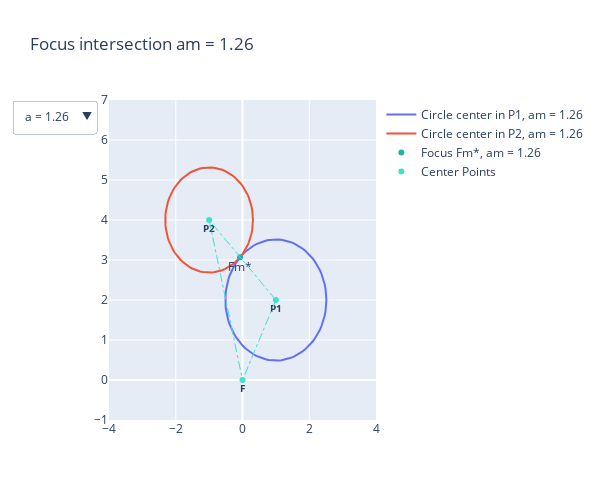

Notebook code for this chart:
### Code cell
fig = go.Figure()

#para a = 1.3
fig.add_trace(go.Scatter(x=circulo1[0][0], y=circulo1[0][1], mode="lines", name=f"Circle center in P1, am = {np.round(a[0], 2)}"))
fig.add_trace(go.Scatter(x=circulo2[0][0], y=circulo2[0][1], mode="lines", name=f"Circle center in P2, am = {np.round(a[0], 2)}"))

fig.add_trace(go.Scatter(x=[F2_list[0][0]], y=[F2_list[0][1]], mode="markers+text", 
                         text=["Fm*"], textposition="bottom center", textfont=dict(size=12), 
                         marker = dict(color=["LightSeaGreen", "LightSeaGreen"]), name=f"Focus Fm*, am = {np.round(a[0], 2)}"))

#para a = 1.5
fig.add_trace(go.Scatter(x=circulo1[1][0], y=circulo1[1][1], mode="lines", name=f"Circle center in P1, a = {a[1]}", visible=False))
fig.add_trace(go.Scatter(x=circulo2[1][0], y=circulo2[1][1], mode="lines", name=f"Circle center in P2, a = {a[1]}", visible=False))

fig.add_trace(go.Scatter(x=[F1_list[1][0], F2_list[1][0]], y=[F1_list[1][1], F2_list[1][1]], mode="markers+text", 
                         text=["F1**", "F1*"], textposition="bottom center", textfont=dict(size=12), 
                         marker = dict(color=["LightSeaGreen", "LightSeaGreen"]), name=f"Focus F1*, F1** a = {a[1]}", visible=False))

#para a = 1.7
fig.add_trace(go.Scatter(x=circulo1[2][0], y=circulo1[2][1], mode="lines", name=f"Circle center in P1, a = {a[2]}", visible=False))
fig.add_trace(go.Scatter(x=circulo2[2][0], y=circulo2[2][1], mode="lines", name=f"Circle center in P2, a = {a[2]}", visible=False))

fig.add_trace(go.Scatter(x=[F1_list[2][0], F2_list[2][0]], y=[F1_list[2][1], F2_list[2][1]], mode="markers+text", 
                         text=["F2**", "F2*"], textposition="bottom center", textfont=dict(size=12), 
                         marker = dict(color=["LightSeaGreen", "LightSeaGreen"]), name=f"Focus F2*, F2** a = {a[2]}", visible=False))

fig.add_trace(go.Scatter(x=[P1[0], P2[0], F[0]], y=[P1[1], P2[1], F[1]], mode="markers+text", 
                         text=["<b>P1</b>", "<b>P2</b>", "<b>F</b>"], textposition="bottom center", textfont=dict(size=10), 
                         marker = dict(color=["turquoise", "turquoise", "turquoise"]), name="Center Points", visible=True))

fig.add_shape(type="line", xref="x", yref="y", x0=P1[0], y0=P1[1], x1=P2[0], y1=P2[1], visible=True,
              line=dict(
                        color="turquoise",
                        width=1,
                        dash="dashdot"))

fig.add_shape(type="line", xref="x", yref="y", x0=P1[0], y0=P1[1], x1=F[0], y1=F[1], visible=True,
              line=dict(
                        color="turquoise",
                        width=1,
                        dash="dashdot"))

fig.add_shape(type="line", xref="x", yref="y", x0=P2[0], y0=P2[1], x1=F[0], y1=F[1], visible=True,
              line=dict(
                        color="turquoise",
                        width=1,
                        dash="dashdot"))

fig.update_layout(
    updatemenus=[
        dict(
            active=0,
            buttons=list([
                dict(label=f"a = {np.round(a[0], 2)}",
                     method="update",
                     args=[{"visible": [True, True, True, False, False, False, False, False, False]},
                           {"title": "Focus intersection a = 1.3"}]),
                dict(label=f"a = {a[1]}",
                     method="update",
                     args=[{"visible": [False, False, False, True, True, True, False, False, False, True, True, True]},
                           {"title": "Focus intersection a = 1.5"}]),
                dict(label=f"a = {a[2]}",
                     method="update",
                     args=[{"visible": [False, False, False, False, False, False, True, True, True, True, True, True]},
                           {"title": "Focus intersection a = 1.7"}]),           
                dict(label="All",
                     method="update",
                     args=[{"visible": [True, True, True, True, True, True, True, True, True]},
                           {"title": "Focus intersection varying the value of a"}]),
               
            ]),
        )
    ])

# Set title
fig.update_layout(title=dict(text=f"Focus intersection am = {np.round(a[0], 2)}"), width=600, height=500)
fig.update_xaxes(range=[-4, 4])
fig.update_yaxes(range=[-1, 7])

fig.show()

### Figure 1 — Plotly figure (JSON) as saved in the notebook; plotly's stock layout.template omitted (floating-point values rounded to 4 significant figures)
{"data": [{"mode": "lines", "name": "Circle center in P1, am = 1.26", "type": "scatter", "x": [2.514, 2.511, 2.502, 2.487, 2.466, 2.439, 2.406, 2.367, 2.323, 2.274, 2.219, 2.16, 2.096, 2.027, 1.955, 1.878, 1.798, 1.715, 1.629, 1.54, 1.45, 1.357, 1.263, 1.168, 1.072, 0.976, 0.88, 0.7845, 0.6899, 0.5965, 0.5047, 0.415, 0.3276, 0.2429, 0.1612, 0.08298, 0.008401, -0.06218, -0.1285, -0.1903, -0.2472, -0.2992, -0.3459, -0.3872, -0.4229, -0.4529, -0.477, -0.4952, -0.5074, -0.5135, -0.5135, -0.5074, -0.4952, -0.477, -0.4529, -0.4229, -0.3872, -0.3459, -0.2992, -0.2472, -0.1903, -0.1285, -0.06218, 0.008401, 0.08298, 0.1612, 0.2429, 0.3276, 0.415, 0.5047, 0.5965, 0.6899, 0.7845, 0.88, 0.976, 1.072, 1.168, 1.263, 1.357, 1.45, 1.54, 1.629, 1.715, 1.798, 1.878, 1.955, 2.027, 2.096, 2.16, 2.219, 2.274, 2.323, 2.367, 2.406, 2.439, 2.466, 2.487, 2.502, 2.511, 2.514], "y": [2, 2.096, 2.192, 2.287, 2.38, 2.472, 2.563, 2.651, 2.736, 2.819, 2.898, 2.973, 3.045, 3.112, 3.175, 3.233, 3.287, 3.335, 3.377, 3.414, 3.446, 3.472, 3.491, 3.505, 3.512, 3.514, 3.509, 3.499, 3.482, 3.459, 3.431, 3.397, 3.357, 3.311, 3.261, 3.205, 3.144, 3.079, 3.01, 2.936, 2.859, 2.778, 2.694, 2.607, 2.518, 2.427, 2.334, 2.239, 2.144, 2.048, 1.952, 1.856, 1.761, 1.666, 1.573, 1.482, 1.393, 1.306, 1.222, 1.141, 1.064, 0.9904, 0.9208, 0.8556, 0.795, 0.7393, 0.6887, 0.6433, 0.6034, 0.5691, 0.5405, 0.5179, 0.5012, 0.4905, 0.486, 0.4875, 0.4951, 0.5088, 0.5285, 0.5541, 0.5855, 0.6226, 0.6653, 0.7133, 0.7666, 0.8247, 0.8877, 0.9551, 1.027, 1.102, 1.181, 1.264, 1.349, 1.437, 1.528, 1.62, 1.713, 1.808, 1.904, 2.0]}, {"mode": "lines", "name": "Circle center in P2, am = 1.26", "type": "scatter", "x": [0.3142, 0.3116, 0.3036, 0.2905, 0.2721, 0.2486, 0.2201, 0.1866, 0.1484, 0.1056, 0.0583, 0.006746, -0.04886, -0.1083, -0.1713, -0.2377, -0.3071, -0.3793, -0.4541, -0.531, -0.6098, -0.6902, -0.7718, -0.8543, -0.9375, -1.021, -1.104, -1.187, -1.269, -1.35, -1.43, -1.508, -1.584, -1.657, -1.728, -1.796, -1.861, -1.922, -1.979, -2.033, -2.082, -2.128, -2.168, -2.204, -2.235, -2.261, -2.282, -2.298, -2.308, -2.314, -2.314, -2.308, -2.298, -2.282, -2.261, -2.235, -2.204, -2.168, -2.128, -2.082, -2.033, -1.979, -1.922, -1.861, -1.796, -1.728, -1.657, -1.584, -1.508, -1.43, -1.35, -1.269, -1.187, -1.104, -1.021, -0.9375, -0.8543, -0.7718, -0.6902, -0.6098, -0.531, -0.4541, -0.3793, -0.3071, -0.2377, -0.1713, -0.1083, -0.04886, 0.006746, 0.0583, 0.1056, 0.1484, 0.1866, 0.2201, 0.2486, 0.2721, 0.2905, 0.3036, 0.3116, 0.3142], "y": [4, 4.083, 4.166, 4.249, 4.33, 4.41, 4.488, 4.565, 4.639, 4.711, 4.779, 4.845, 4.907, 4.965, 5.02, 5.071, 5.117, 5.158, 5.195, 5.228, 5.255, 5.277, 5.294, 5.306, 5.313, 5.314, 5.31, 5.301, 5.286, 5.267, 5.242, 5.212, 5.178, 5.138, 5.094, 5.046, 4.993, 4.937, 4.876, 4.812, 4.745, 4.675, 4.602, 4.527, 4.449, 4.37, 4.29, 4.208, 4.125, 4.042, 3.958, 3.875, 3.792, 3.71, 3.63, 3.551, 3.473, 3.398, 3.325, 3.255, 3.188, 3.124, 3.063, 3.007, 2.954, 2.906, 2.862, 2.822, 2.788, 2.758, 2.733, 2.714, 2.699, 2.69, 2.686, 2.687, 2.694, 2.706, 2.723, 2.745, 2.772, 2.805, 2.842, 2.883, 2.929, 2.98, 3.035, 3.093, 3.155, 3.221, 3.289, 3.361, 3.435, 3.512, 3.59, 3.67, 3.751, 3.834, 3.917, 4.0]}, {"marker": {"color": ["LightSeaGreen", "LightSeaGreen"]}, "mode": "markers+text", "name": "Focus Fm*, am = 1.26", "text": ["Fm*"], "textfont": {"size": 12}, "textposition": "bottom center", "type": "scatter", "x": [-0.07071], "y": [3.071]}, {"mode": "lines", "name": "Circle center in P1, a = 1.5", "type": "scatter", "visible": false, "x": [3, 2.996, 2.984, 2.964, 2.936, 2.9, 2.857, 2.806, 2.748, 2.683, 2.611, 2.532, 2.447, 2.357, 2.261, 2.16, 2.054, 1.945, 1.831, 1.714, 1.594, 1.472, 1.347, 1.222, 1.095, 0.9683, 0.8415, 0.7154, 0.5904, 0.4671, 0.3459, 0.2273, 0.1119, -4.441e-16, -0.1078, -0.2112, -0.3097, -0.4029, -0.4905, -0.5721, -0.6474, -0.716, -0.7777, -0.8322, -0.8794, -0.919, -0.9509, -0.9749, -0.9909, -0.999, -0.999, -0.9909, -0.9749, -0.9509, -0.919, -0.8794, -0.8322, -0.7777, -0.716, -0.6474, -0.5721, -0.4905, -0.4029, -0.3097, -0.2112, -0.1078, 7.772e-16, 0.1119, 0.2273, 0.3459, 0.4671, 0.5904, 0.7154, 0.8415, 0.9683, 1.095, 1.222, 1.347, 1.472, 1.594, 1.714, 1.831, 1.945, 2.054, 2.16, 2.261, 2.357, 2.447, 2.532, 2.611, 2.683, 2.748, 2.806, 2.857, 2.9, 2.936, 2.964, 2.984, 2.996, 3], "y": [2, 2.127, 2.253, 2.379, 2.502, 2.624, 2.743, 2.86, 2.972, 3.081, 3.186, 3.286, 3.38, 3.469, 3.552, 3.629, 3.699, 3.763, 3.819, 3.868, 3.91, 3.944, 3.97, 3.988, 3.998, 4.0, 3.994, 3.98, 3.958, 3.928, 3.89, 3.845, 3.792, 3.732, 3.665, 3.592, 3.511, 3.425, 3.334, 3.236, 3.134, 3.027, 2.916, 2.802, 2.684, 2.563, 2.441, 2.316, 2.19, 2.063, 1.937, 1.81, 1.684, 1.559, 1.437, 1.316, 1.198, 1.084, 0.9726, 0.8659, 0.7637, 0.6665, 0.5746, 0.4885, 0.4085, 0.3349, 0.2679, 0.208, 0.1553, 0.11, 0.07232, 0.0424, 0.02036, 0.00629, 0.0002517, 0.002265, 0.01232, 0.03038, 0.05638, 0.0902, 0.1317, 0.1807, 0.2371, 0.3005, 0.3708, 0.4477, 0.5308, 0.6198, 0.7144, 0.8142, 0.9187, 1.028, 1.14, 1.257, 1.376, 1.498, 1.621, 1.747, 1.873, 2.0]}, {"mode": "lines", "name": "Circle center in P2, a = 1.5", "type": "scatter", "visible": false, "x": [0.8, 0.7964, 0.7855, 0.7675, 0.7423, 0.7101, 0.6711, 0.6253, 0.5729, 0.5143, 0.4495, 0.3789, 0.3027, 0.2213, 0.135, 0.0441, -0.05099, -0.1499, -0.2523, -0.3576, -0.4655, -0.5756, -0.6874, -0.8005, -0.9144, -1.029, -1.143, -1.256, -1.369, -1.48, -1.589, -1.695, -1.799, -1.9, -1.997, -2.09, -2.179, -2.263, -2.341, -2.415, -2.483, -2.544, -2.6, -2.649, -2.691, -2.727, -2.756, -2.777, -2.792, -2.799, -2.799, -2.792, -2.777, -2.756, -2.727, -2.691, -2.649, -2.6, -2.544, -2.483, -2.415, -2.341, -2.263, -2.179, -2.09, -1.997, -1.9, -1.799, -1.695, -1.589, -1.48, -1.369, -1.256, -1.143, -1.029, -0.9144, -0.8005, -0.6874, -0.5756, -0.4655, -0.3576, -0.2523, -0.1499, -0.05099, 0.0441, 0.135, 0.2213, 0.3027, 0.3789, 0.4495, 0.5143, 0.5729, 0.6253, 0.6711, 0.7101, 0.7423, 0.7675, 0.7855, 0.7964, 0.8], "y": [4, 4.114, 4.228, 4.341, 4.452, 4.562, 4.669, 4.774, 4.875, 4.973, 5.067, 5.157, 5.242, 5.322, 5.397, 5.466, 5.53, 5.587, 5.637, 5.681, 5.719, 5.749, 5.773, 5.789, 5.798, 5.8, 5.794, 5.782, 5.762, 5.735, 5.701, 5.66, 5.613, 5.559, 5.499, 5.432, 5.36, 5.283, 5.2, 5.113, 5.021, 4.925, 4.825, 4.722, 4.616, 4.507, 4.397, 4.284, 4.171, 4.057, 3.943, 3.829, 3.716, 3.603, 3.493, 3.384, 3.278, 3.175, 3.075, 2.979, 2.887, 2.8, 2.717, 2.64, 2.568, 2.501, 2.441, 2.387, 2.34, 2.299, 2.265, 2.238, 2.218, 2.206, 2.2, 2.202, 2.211, 2.227, 2.251, 2.281, 2.319, 2.363, 2.413, 2.47, 2.534, 2.603, 2.678, 2.758, 2.843, 2.933, 3.027, 3.125, 3.226, 3.331, 3.438, 3.548, 3.659, 3.772, 3.886, 4.0]}, {"marker": {"color": ["LightSeaGreen", "LightSeaGreen"]}, "mode": "markers+text", "name": "Focus F1*, F1** a = 1.5", "text": ["F1**", "F1*"], "textfont": {"size": 12}, "textposition": "bottom center", "type": "scatter", "visible": false, "x": [0.8, -0.99], "y": [3.99, 2.2]}, {"mode": "lines", "name": "Circle center in P1, a = 1.7", "type": "scatter", "visible": false, "x": [3.4, 3.395, 3.381, 3.357, 3.323, 3.28, 3.228, 3.167, 3.097, 3.019, 2.933, 2.839, 2.737, 2.628, 2.513, 2.392, 2.265, 2.133, 1.997, 1.857, 1.713, 1.566, 1.417, 1.266, 1.114, 0.9619, 0.8098, 0.6584, 0.5085, 0.3605, 0.215, 0.07277, -0.06576, -0.2, -0.3294, -0.4535, -0.5717, -0.6835, -0.7886, -0.8865, -0.9768, -1.059, -1.133, -1.199, -1.255, -1.303, -1.341, -1.37, -1.389, -1.399, -1.399, -1.389, -1.37, -1.341, -1.303, -1.255, -1.199, -1.133, -1.059, -0.9768, -0.8865, -0.7886, -0.6835, -0.5717, -0.4535, -0.3294, -0.2, -0.06576, 0.07277, 0.215, 0.3605, 0.5085, 0.6584, 0.8098, 0.9619, 1.114, 1.266, 1.417, 1.566, 1.713, 1.857, 1.997, 2.133, 2.265, 2.392, 2.513, 2.628, 2.737, 2.839, 2.933, 3.019, 3.097, 3.167, 3.228, 3.28, 3.323, 3.357, 3.381, 3.395, 3.4], "y": [2, 2.152, 2.304, 2.454, 2.603, 2.749, 2.892, 3.032, 3.167, 3.298, 3.423, 3.543, 3.656, 3.763, 3.863, 3.955, 4.039, 4.115, 4.183, 4.242, 4.292, 4.332, 4.364, 4.385, 4.397, 4.4, 4.392, 4.376, 4.349, 4.313, 4.268, 4.214, 4.15, 4.078, 3.998, 3.91, 3.814, 3.71, 3.6, 3.484, 3.361, 3.233, 3.1, 2.962, 2.821, 2.676, 2.529, 2.379, 2.228, 2.076, 1.924, 1.772, 1.621, 1.471, 1.324, 1.179, 1.038, 0.9003, 0.7672, 0.6391, 0.5164, 0.3998, 0.2895, 0.1862, 0.09017, 0.001832, -0.07846, -0.1504, -0.2137, -0.268, -0.3132, -0.3491, -0.3756, -0.3925, -0.3997, -0.3973, -0.3852, -0.3635, -0.3323, -0.2918, -0.242, -0.1831, -0.1155, -0.03934, 0.04502, 0.1372, 0.237, 0.3438, 0.4573, 0.577, 0.7025, 0.8331, 0.9685, 1.108, 1.251, 1.397, 1.546, 1.696, 1.848, 2.0]}, {"mode": "lines", "name": "Circle center in P2, a = 1.7", "type": "scatter", "visible": false, "x": [1.2, 1.196, 1.182, 1.16, 1.129, 1.09, 1.042, 0.9864, 0.9225, 0.8508, 0.7716, 0.6853, 0.5922, 0.4927, 0.3872, 0.2761, 0.1599, 0.039, -0.08609, -0.2149, -0.3468, -0.4813, -0.618, -0.7562, -0.8953, -1.035, -1.174, -1.313, -1.451, -1.586, -1.72, -1.85, -1.977, -2.1, -2.219, -2.332, -2.441, -2.543, -2.64, -2.729, -2.812, -2.888, -2.955, -3.015, -3.067, -3.111, -3.146, -3.172, -3.19, -3.199, -3.199, -3.19, -3.172, -3.146, -3.111, -3.067, -3.015, -2.955, -2.888, -2.812, -2.729, -2.64, -2.543, -2.441, -2.332, -2.219, -2.1, -1.977, -1.85, -1.72, -1.586, -1.451, -1.313, -1.174, -1.035, -0.8953, -0.7562, -0.618, -0.4813, -0.3468, -0.2149, -0.08609, 0.039, 0.1599, 0.2761, 0.3872, 0.4927, 0.5922, 0.6853, 0.7716, 0.8508, 0.9225, 0.9864, 1.042, 1.09, 1.129, 1.16, 1.182, 1.196, 1.2], "y": [4, 4.14, 4.279, 4.416, 4.553, 4.686, 4.818, 4.946, 5.07, 5.189, 5.304, 5.414, 5.518, 5.616, 5.708, 5.792, 5.869, 5.939, 6.001, 6.055, 6.101, 6.138, 6.167, 6.186, 6.198, 6.2, 6.193, 6.178, 6.153, 6.12, 6.079, 6.029, 5.971, 5.905, 5.832, 5.751, 5.663, 5.568, 5.467, 5.36, 5.248, 5.13, 5.008, 4.882, 4.752, 4.62, 4.485, 4.348, 4.209, 4.07, 3.93, 3.791, 3.652, 3.515, 3.38, 3.248, 3.118, 2.992, 2.87, 2.752, 2.64, 2.533, 2.432, 2.337, 2.249, 2.168, 2.095, 2.029, 1.971, 1.921, 1.88, 1.847, 1.822, 1.807, 1.8, 1.802, 1.814, 1.833, 1.862, 1.899, 1.945, 1.999, 2.061, 2.131, 2.208, 2.292, 2.384, 2.482, 2.586, 2.696, 2.811, 2.93, 3.054, 3.182, 3.314, 3.447, 3.584, 3.721, 3.86, 4.0]}, {"marker": {"color": ["LightSeaGreen", "LightSeaGreen"]}, "mode": "markers+text", "name": "Focus F2*, F2** a = 1.7", "text": ["F2**", "F2*"], "textfont": {"size": 12}, "textposition": "bottom center", "type": "scatter", "visible": false, "x": [1.164, -1.394], "y": [4.394, 1.836]}, {"marker": {"color": ["turquoise", "turquoise", "turquoise"]}, "mode": "markers+text", "name": "Center Points", "text": ["<b>P1</b>", "<b>P2</b>", "<b>F</b>"], "textfont": {"size": 10}, "textposition": "bottom center", "type": "scatter", "visible": true, "x": [1, -1, 0], "y": [2, 4, 0]}], "layout": {"height": 500, "shapes": [{"line": {"color": "turquoise", "dash": "dashdot", "width": 1}, "type": "line", "visible": true, "x0": 1, "x1": -1, "xref": "x", "y0": 2, "y1": 4, "yref": "y"}, {"line": {"color": "turquoise", "dash": "dashdot", "width": 1}, "type": "line", "visible": true, "x0": 1, "x1": 0, "xref": "x", "y0": 2, "y1": 0, "yref": "y"}, {"line": {"color": "turquoise", "dash": "dashdot", "width": 1}, "type": "line", "visible": true, "x0": -1, "x1": 0, "xref": "x", "y0": 4, "y1": 0, "yref": "y"}], "title": {"text": "Focus intersection am = 1.26"}, "updatemenus": [{"active": 0, "buttons": [{"args": [{"visible": [true, true, true, false, false, false, false, false, false]}, {"title": "Focus intersection a = 1.3"}], "label": "a = 1.26", "method": "update"}, {"args": [{"visible": [false, false, false, true, true, true, false, false, false, true, true, true]}, {"title": "Focus intersection a = 1.5"}], "label": "a = 1.5", "method": "update"}, {"args": [{"visible": [false, false, false, false, false, false, true, true, true, true, true, true]}, {"title": "Focus intersection a = 1.7"}], "label": "a = 1.7", "method": "update"}, {"args": [{"visible": [true, true, true, true, true, true, true, true, true]}, {"title": "Focus intersection varying the value of a"}], "label": "All", "method": "update"}]}], "width": 600, "xaxis": {"range": [-4, 4]}, "yaxis": {"range": [-1, 7]}}}
